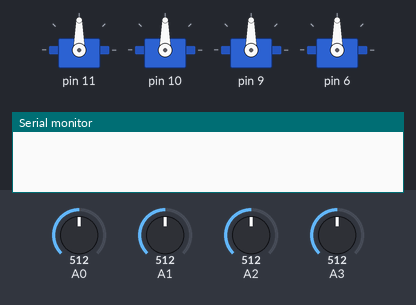
A sketch run on a simulated Arduino Uno, built with avr-gcc and run on an emulated ATmega328P. Shown: 4 × servo, the last lines printed to the serial monitor. Inputs (shaded band) come from the test bench; at power-on: A0 = 512, A1 = 512, A2 = 512, A3 = 512.

Above: at 1.2 s.
1.3 s: A0 set to 690
2.8 s: A0 set to 714
At 3.25 s:
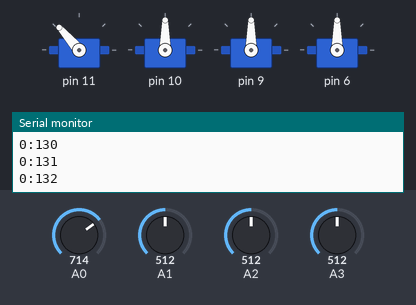
At 4.8 s:
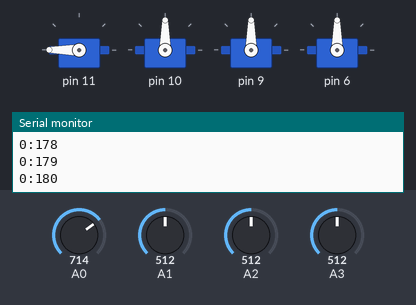
5.2 s: A1 set to 411
6.7 s: A1 set to 382
At 8.1 s:
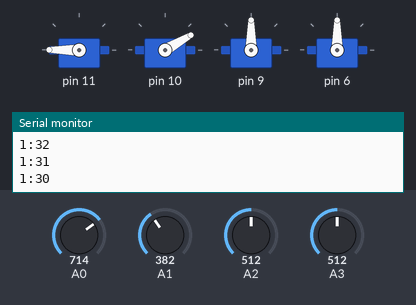
8.8 s: A2 set to 410
10.3 s: A2 set to 388
At 11.4 s:
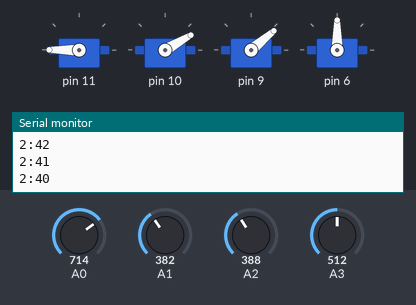
Timing chart, 0 to 13.3 s (numbered marks = the images above; inputs shaded):
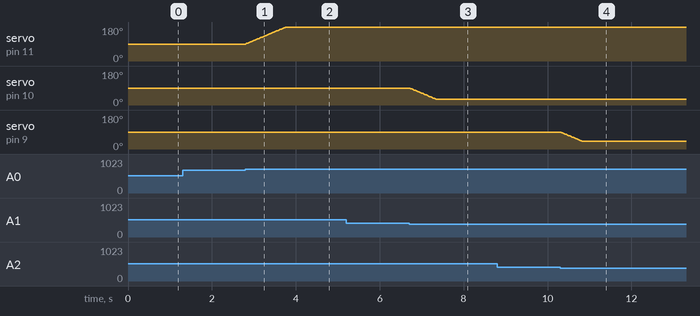

The sketch:

arm_joystic.ino
```cpp
#include <Servo.h>
#define SERVO_CNT  4
#define STEP  1
#define UP_THESHOLD 700
#define DN_THESHOLD 400
#define MAX_IDLE_TIME 5000 //ms, 0:infinity

int d_pin[SERVO_CNT], a_pin[SERVO_CNT], init_angle[SERVO_CNT], min_angle[SERVO_CNT], max_angle[SERVO_CNT];
int value[SERVO_CNT], curr_angle[SERVO_CNT], prev_angle[SERVO_CNT];
unsigned long last_running_time;

Servo servos[SERVO_CNT];

void setup(){
	Serial.begin(9600);

	// Middle
	d_pin[0] = 11;
	a_pin[0] = 0;
	min_angle[0] = 0;
	max_angle[0] = 180;
	init_angle[0] = 90;


	// left
	d_pin[1] = 10;
	min_angle[1] = 30;
	max_angle[1] = 110;
	init_angle[1] = 90;
	a_pin[1] = 1;

	// Right
	d_pin[2] = 9;
	min_angle[2] = 40;
	max_angle[2] = 180;
	init_angle[2] = 90;
	a_pin[2] = 2;

	// claw
	d_pin[3] = 6;
	min_angle[3] = 10;
	max_angle[3] = 110;
	init_angle[3] = 90;
	a_pin[3] = 3;

	for (int i = 0; i < SERVO_CNT; i++){
		servos[i].attach(d_pin[i]);
		servos[i].write( init_angle[i]);
		value[i] = 0;
		prev_angle[i] =  init_angle[i];
	}
	last_running_time = millis();
}

void loop(){
	delay(10); // 로봇팔 속도조정을 위한 딜레이

	for (int i = 0; i < SERVO_CNT; i++){
		value[i] = analogRead(a_pin[i]);
		curr_angle[i] = prev_angle[i] = servos[i].read();

		if(value[i] > UP_THESHOLD){
			if(curr_angle[i] <  max_angle[i])
				curr_angle[i] += STEP;
		}else if (value[i] < DN_THESHOLD){
			if (curr_angle[i] > min_angle[i])
					curr_angle[i] -= STEP;
		}

		if(prev_angle[i] != curr_angle[i]){
			Serial.print(i);
			Serial.print(":");
			Serial.println(curr_angle[i]);

			if(!servos[i].attached()){
				servos[i].attach(d_pin[i]);
			}
			servos[i].write(curr_angle[i]);
			last_running_time = millis();
		}
		if (MAX_IDLE_TIME != 0 && (millis() - last_running_time) > MAX_IDLE_TIME && servos[i].attached()){
			servos[i].detach(); // 서보모터를 일정시간 사용하지 않으면 연결을 끊어둔다.
		}
	}
}
```

Measured:
- the behaviour switches between 700 and 701 on A0 (found by bisection; images 0 and 1)
- the behaviour switches between 400 and 399 on A1 (found by bisection; images 2 and 3)
- the behaviour switches between 400 and 399 on A2 (found by bisection; images 3 and 4)
- after the input at 1.3 s, every drawn part: stays the same
- after the input at 2.8 s, servo on pin 11: moves from 90° to 180° over 0.96 s, starting at once
- after the input at 5.2 s, every drawn part: stays the same
- after the input at 6.7 s, servo on pin 10: moves from 90° to 30° over 0.63 s, starting at once
- after the input at 8.8 s, every drawn part: stays the same
- after the input at 10.3 s, servo on pin 9: moves from 90° to 40° over 0.53 s, starting at once
